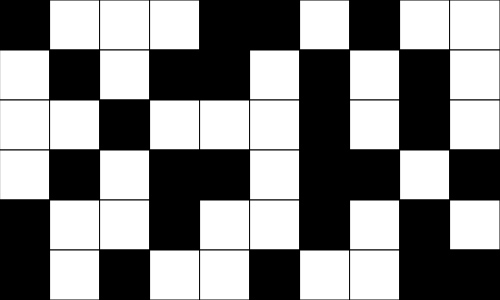
Frame 1 (no input)
Frame 60 (no input): identical to frame 1, image omitted
Frame 120 (the mouse pressed at the canvas centre since frame 60): identical to frame 1, image omitted

The p5.js sketch that drew this single still picture (run headless with seeded random() and noise() and a simulated clock; from frame 60 on, the mouse is pressed at the canvas centre):

// p5.js sketch
// ── sketch.js
// Project Title
// Your Name
// Date
//
// Extra for Experts:
// - describe what you did to take this project "above and beyond"

let grid = [[0, 255, 255, 255, 0, 0, 255, 0, 255, 255, 0],
[255,   0, 255,   0,   0, 255,   0, 255,   0, 255],
[255, 255,   0, 255, 255, 255,   0, 255,   0, 255],
[255,   0, 255,   0,   0, 255,   0,   0, 255,   0],
[  0, 255, 255,   0, 255, 255,   0, 255,   0, 255],
[  0, 255,   0, 255, 255,   0, 255, 255,   0,   0]];

const NUM_ROWS = 6;
const NUM_COLS = 10;

let rectWidth, rectHeight;

function getArrayY() {
  return int(mouseY / rectHeight);
}
function getArrayX() {
  return int(mouseX / rectHeight);
}

function setup() {
  createCanvas(500, 300);
  rectWidth = 500 / NUM_COLS;
  rectHeight = 300 / NUM_ROWS;
}

function draw() {
  row = getArrayY();
  col = getArrayX();

  background(220);
  renderGrid();

  // if(frameCount%30 === 0){
  //   grid[round(random(NUM_ROWS - 1))][round(random(NUM_COLS -1))] = int(random(0, 255));
  // }

  // print(mouseX, rectWidth, int(mouseX/rectWidth));
}
function renderGrid() {
  for (let x = 0; x < NUM_COLS; x++) {
    for (let y = 0; y < NUM_ROWS; y++) {
      fill(grid[y][x]);
      rect(x * rectWidth, y * rectHeight, rectWidth, rectHeight);
    }
  }

}
function mouseClicked() {
  if (grid[row][col] === 255) {
    grid[row][col] = 0;
  }
  else {
    grid[row][col] = 255;
  }

  if (keyCode === SHIFT) {
    for (let r = 0; r < NUM_ROWS; r++) {
      for (let c = 0; c < NUM_COLS; c++) {
        if (grid[r][c] === 255) {
          grid[r][c] = 0;
        }
        else {
          grid[r][c] = 255;
        }
      }
    }
  }
}
